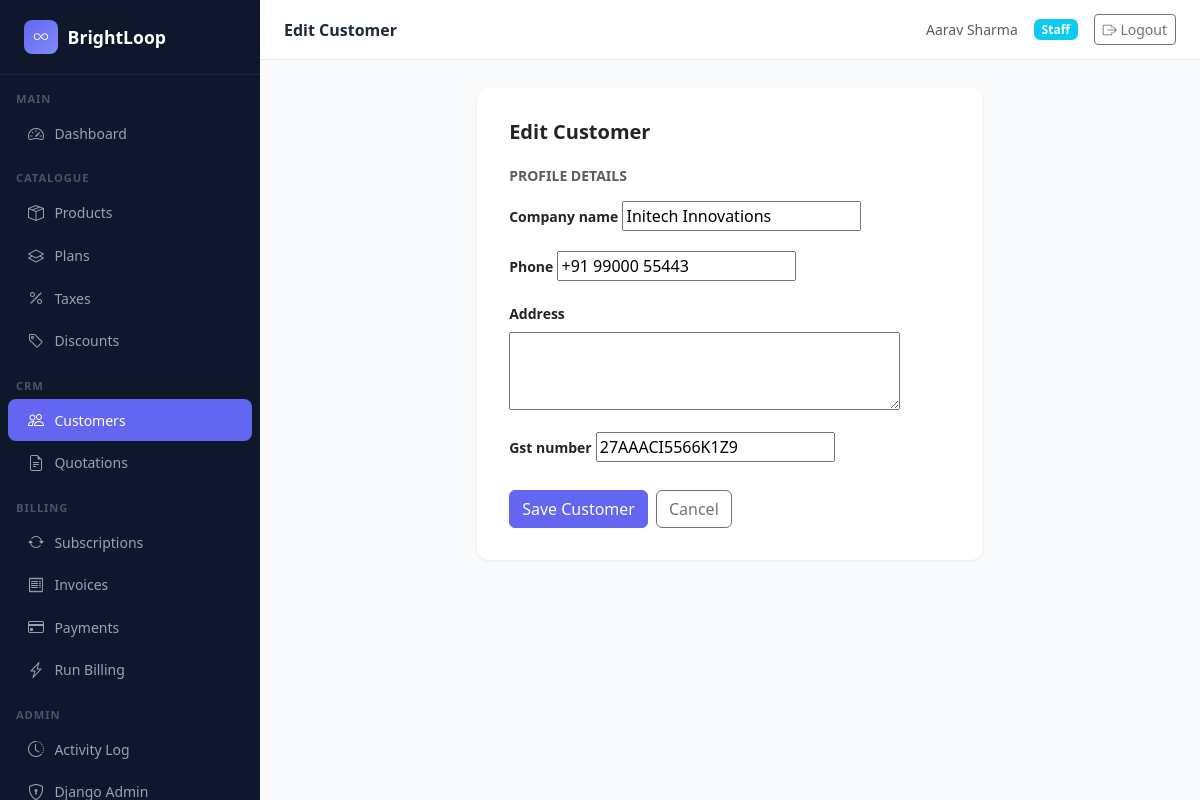
The app's page /accounts/customers/3/edit/ (signed in) with its own data.
### accounts/models.py (models this page shows, shortened)
class CustomerProfile(models.Model):
    user = models.OneToOneField(User, on_delete=models.CASCADE, related_name='customer_profile')
    company_name = models.CharField(max_length=200, blank=True)
    phone = models.CharField(max_length=20, blank=True)
    address = models.TextField(blank=True)
    gst_number = models.CharField(max_length=20, blank=True)
    created_at = models.DateTimeField(auto_now_add=True)
    updated_at = models.DateTimeField(auto_now=True)
    class Meta:
        verbose_name = "Customer Profile"
        verbose_name_plural = "Customer Profiles"
        ordering = ['-created_at']

### accounts/views.py (the view)
# urls.py: path('customers/<int:pk>/edit/', views.customer_edit, name='customer_edit'),
@login_required
@staff_required  # type: ignore[arg-type]
def customer_edit(request, pk):
    customer = get_object_or_404(CustomerProfile, pk=pk)
    if request.method == 'POST':
        profile_form = CustomerProfileForm(request.POST, instance=customer)
        if profile_form.is_valid():
            profile_form.save()
            messages.success(request, "Customer updated.")
            return redirect('accounts:customer_detail', pk=pk)
    else:
        profile_form = CustomerProfileForm(instance=customer)
    return render(request, 'accounts/customer_form.html', {
        'profile_form': profile_form,
        'title': 'Edit Customer',
        'edit': True,
    })

### accounts/forms.py
class CustomerProfileForm(forms.ModelForm):
    class Meta:
        model = CustomerProfile
        fields = ['company_name', 'phone', 'address', 'gst_number']
        widgets = {
            'address': forms.Textarea(attrs={'rows': 3}),
        }

### accounts/views.py (called while the page is built)
def staff_required(view_func):
    from functools import wraps
    from django.core.exceptions import PermissionDenied
    @wraps(view_func)
    def wrapper(request, *args, **kwargs):
        if not request.user.is_authenticated:
            from django.conf import settings
            return redirect(settings.LOGIN_URL)
        if not (request.user.is_staff or request.user.is_superuser):
            raise PermissionDenied
        return view_func(request, *args, **kwargs)
    return wrapper

### templates/accounts/customer_form.html (shortened to what this page needs)
{% extends "base.html" %}
{% block page_title %}{{ title }}{% endblock %}
{% block content %}
<div class="row justify-content-center">
  <div class="col-lg-7">
    <div class="form-card">
      <h5 class="fw-semibold mb-4">{{ title }}</h5>
      <form method="post" novalidate>
        <h6 class="text-muted fw-semibold mb-3 small text-uppercase">Profile Details</h6>
        {% for field in profile_form %}
        <div class="mb-3">
          <label class="form-label fw-semibold small">{{ field.label }}</label>
          {{ field }}
        </div>
        {% endfor %}
        <div class="d-flex gap-2 mt-4">
          <button type="submit" class="btn btn-primary">Save Customer</button>
          <a href="{% url 'accounts:customer_list' %}" class="btn btn-outline-secondary">Cancel</a>
        </div>
      </form>
    </div>
  </div>
</div>
{% endblock %}

### templates/base.html (shortened to what this page needs)
<!DOCTYPE html>
<html lang="en" data-bs-theme="light">
<head>
  <link href="https://cdn.jsdelivr.net/npm/bootstrap@5.3.3/dist/css/bootstrap.min.css" rel="stylesheet">
  <link href="https://cdn.jsdelivr.net/npm/bootstrap-icons@1.11.3/font/bootstrap-icons.min.css" rel="stylesheet">
</head>
<body>
{% if user.is_authenticated %}
<nav class="sidebar">
  <a class="sidebar-brand" href="{% url 'dashboard:index' %}">
    <div class="logo-circle"><i class="bi bi-infinity"></i></div>
    BrightLoop
  </a>
  <div class="pt-2">
    <div class="sidebar-section">Main</div>
    <a href="{% url 'dashboard:index' %}" class="nav-link {% if request.resolver_match.app_name == 'dashboard' %}active{% endif %}">
      <i class="bi bi-speedometer2"></i> Dashboard
    </a>
    {% if user.is_staff or user.is_superuser %}
    <div class="sidebar-section mt-2">Catalogue</div>
    <a href="{% url 'products:product_list' %}" class="nav-link {% if request.resolver_match.app_name == 'products' and 'plan' not in request.path and 'tax' not in request.path and 'discount' not in request.path %}active{% endif %}">
      <i class="bi bi-box-seam"></i> Products
    </a>
    <a href="{% url 'products:plan_list' %}" class="nav-link {% if 'plans' in request.path %}active{% endif %}">
      <i class="bi bi-layers"></i> Plans
    </a>
    <a href="{% url 'products:tax_list' %}" class="nav-link {% if 'taxes' in request.path %}active{% endif %}">
      <i class="bi bi-percent"></i> Taxes
    </a>
    <a href="{% url 'products:discount_list' %}" class="nav-link {% if 'discounts' in request.path %}active{% endif %}">
      <i class="bi bi-tag"></i> Discounts
    </a>
    <div class="sidebar-section mt-2">CRM</div>
    <a href="{% url 'accounts:customer_list' %}" class="nav-link {% if request.resolver_match.app_name == 'accounts' %}active{% endif %}">
      <i class="bi bi-people"></i> Customers
    </a>
    <a href="{% url 'quotations:quotation_list' %}" class="nav-link {% if request.resolver_match.app_name == 'quotations' %}active{% endif %}">
      <i class="bi bi-file-earmark-text"></i> Quotations
    </a>
    <div class="sidebar-section mt-2">Billing</div>
    <a href="{% url 'subscriptions:subscription_list' %}" class="nav-link {% if request.resolver_match.app_name == 'subscriptions' %}active{% endif %}">
      <i class="bi bi-arrow-repeat"></i> Subscriptions
    </a>
    <a href="{% url 'billing:invoice_list' %}" class="nav-link {% if 'invoices' in request.path %}active{% endif %}">
      <i class="bi bi-receipt"></i> Invoices
    </a>
    <a href="{% url 'billing:payment_list' %}" class="nav-link {% if 'payments' in request.path %}active{% endif %}">
      <i class="bi bi-credit-card"></i> Payments
    </a>
    <a href="{% url 'billing:run_billing' %}" class="nav-link {% if 'run-billing' in request.path %}active{% endif %}">
      <i class="bi bi-lightning-charge"></i> Run Billing
    </a>
    <div class="sidebar-section mt-2">Admin</div>
    <a href="{% url 'accounts:activity_log' %}" class="nav-link {% if 'activity' in request.path %}active{% endif %}">
      <i class="bi bi-clock-history"></i> Activity Log
    </a>
    <a href="/admin/" class="nav-link">
      <i class="bi bi-shield-lock"></i> Django Admin
    </a>
    {% endif %}
  </div>
</nav>
<div class="main-wrapper">
  <div class="topbar">
    <span class="page-title">{% block page_title %}BrightLoop{% endblock %}</span>
    <div class="d-flex align-items-center gap-3">
      <span class="text-muted small">{{ user.get_full_name|default:user.username }}</span>
      {% if user.is_superuser %}
        <span class="badge bg-danger">Admin</span>
      {% elif user.is_staff %}
        <span class="badge bg-info">Staff</span>
      {% else %}
        <span class="badge bg-secondary">Customer</span>
      {% endif %}
      <form method="post" action="{% url 'accounts:logout' %}" class="d-inline mb-0">
        <button type="submit" class="btn btn-sm btn-outline-secondary">
          <i class="bi bi-box-arrow-right"></i> Logout
        </button>
      </form>
    </div>
  </div>
  <div class="content-area">
    {% block content %}{% endblock %}
  </div>
</div>
{% else %}
  {% block auth_content %}{% endblock %}
{% endif %}
</body>
</html>

### templates/base.html (style rules this page uses)
:root { --sidebar-bg: #0f172a; --sidebar-text: #94a3b8; --sidebar-active: #6366f1; --sidebar-hover: #1e293b; --sidebar-width: 260px; --topbar-height: 60px; }
body { background: #f8fafc; font-family: 'Segoe UI', system-ui, sans-serif; }
.sidebar { position: fixed; top: 0; left: 0; bottom: 0; width: var(--sidebar-width); background: var(--sidebar-bg); z-index: 1000; overflow-y: auto; transition: transform .3s; }
.sidebar-brand { padding: 1.25rem 1.5rem; border-bottom: 1px solid #1e293b; color: #fff; font-size: 1.1rem; font-weight: 700; display: flex; align-items: center; gap: .6rem; text-decoration: none; }
.sidebar-brand .logo-circle { width: 34px; height: 34px; border-radius: 8px; background: linear-gradient(135deg, #6366f1, #818cf8); display: flex; align-items: center; justify-content: center; font-size: .9rem; color: #fff; }
.sidebar-section { padding: .5rem 1rem .25rem; font-size: .7rem; font-weight: 600; color: #475569; text-transform: uppercase; letter-spacing: .08em; }
.sidebar .nav-link { color: var(--sidebar-text); padding: .55rem 1.25rem; border-radius: 8px; margin: 1px 8px; display: flex; align-items: center; gap: .65rem; font-size: .875rem; transition: all .15s; }
.sidebar .nav-link.active { background: var(--sidebar-active); color: #fff; }
.sidebar .nav-link .bi { font-size: 1rem; }
.main-wrapper { margin-left: var(--sidebar-width); min-height: 100vh; display: flex; flex-direction: column; }
.topbar { height: var(--topbar-height); background: #fff; border-bottom: 1px solid #e2e8f0; display: flex; align-items: center; justify-content: space-between; padding: 0 1.5rem; position: sticky; top: 0; z-index: 100; }
.topbar .page-title { font-size: 1rem; font-weight: 600; color: #1e293b; }
.content-area { padding: 1.75rem; flex: 1; }
.btn-primary { background: #6366f1; border-color: #6366f1; }
.form-card { background: #fff; border-radius: 12px; padding: 2rem; box-shadow: 0 1px 3px rgba(0,0,0,.08); }

### records on screen
CustomerProfile: profile_form "Initech Innovations" "+91 99000 55443" "27AAACI5566K1Z9"

### other values on screen
{{ title }} "Edit Customer"
{{ user.get_full_name|default:user.username }} "Aarav Sharma"
{{ field.label }} "Company name" "Phone" "Address" "Gst number"
